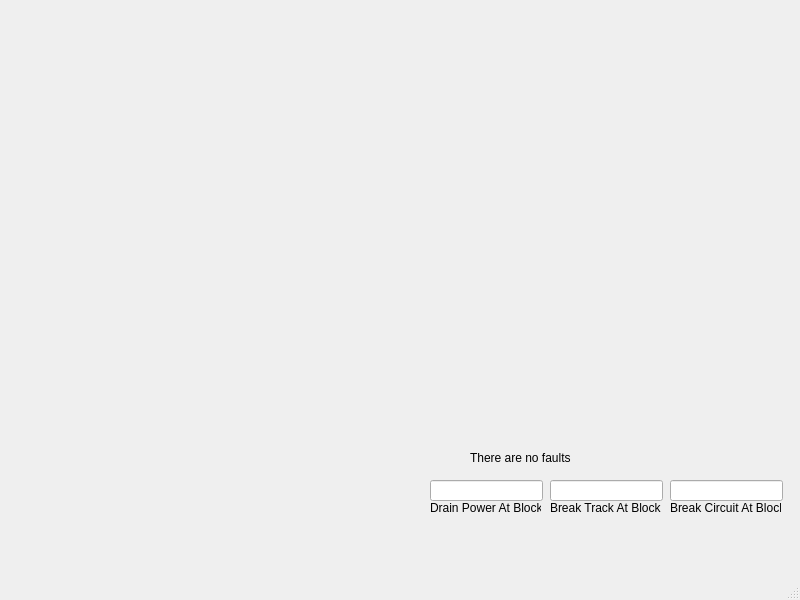
<?xml version="1.0" encoding="UTF-8"?>
<ui version="4.0">
 <class>TrackModel</class>
 <widget class="QMainWindow" name="TrackModel">
  <property name="geometry">
   <rect>
    <x>0</x>
    <y>0</y>
    <width>800</width>
    <height>600</height>
   </rect>
  </property>
  <property name="windowTitle">
   <string>MainWindow</string>
  </property>
  <widget class="QWidget" name="centralwidget">
   <widget class="QLineEdit" name="breakCircuit">
    <property name="geometry">
     <rect>
      <x>670</x>
      <y>480</y>
      <width>113</width>
      <height>21</height>
     </rect>
    </property>
   </widget>
   <widget class="QLineEdit" name="breakTrack">
    <property name="geometry">
     <rect>
      <x>550</x>
      <y>480</y>
      <width>113</width>
      <height>21</height>
     </rect>
    </property>
   </widget>
   <widget class="QLabel" name="label">
    <property name="geometry">
     <rect>
      <x>670</x>
      <y>500</y>
      <width>111</width>
      <height>16</height>
     </rect>
    </property>
    <property name="text">
     <string>Break Circuit At Block</string>
    </property>
   </widget>
   <widget class="QLabel" name="label_2">
    <property name="geometry">
     <rect>
      <x>550</x>
      <y>500</y>
      <width>111</width>
      <height>16</height>
     </rect>
    </property>
    <property name="text">
     <string>Break Track At Block</string>
    </property>
   </widget>
   <widget class="QLineEdit" name="breakPower">
    <property name="geometry">
     <rect>
      <x>430</x>
      <y>480</y>
      <width>113</width>
      <height>21</height>
     </rect>
    </property>
   </widget>
   <widget class="QLabel" name="label_3">
    <property name="geometry">
     <rect>
      <x>430</x>
      <y>500</y>
      <width>111</width>
      <height>16</height>
     </rect>
    </property>
    <property name="text">
     <string>Drain Power At Block</string>
    </property>
   </widget>
   <widget class="QLabel" name="faultList">
    <property name="geometry">
     <rect>
      <x>470</x>
      <y>450</y>
      <width>251</width>
      <height>16</height>
     </rect>
    </property>
    <property name="text">
     <string>There are no faults</string>
    </property>
   </widget>
  </widget>
  <widget class="QMenuBar" name="menubar">
   <property name="geometry">
    <rect>
     <x>0</x>
     <y>0</y>
     <width>800</width>
     <height>21</height>
    </rect>
   </property>
  </widget>
  <widget class="QStatusBar" name="statusbar"/>
 </widget>
 <resources/>
 <connections/>
</ui>
